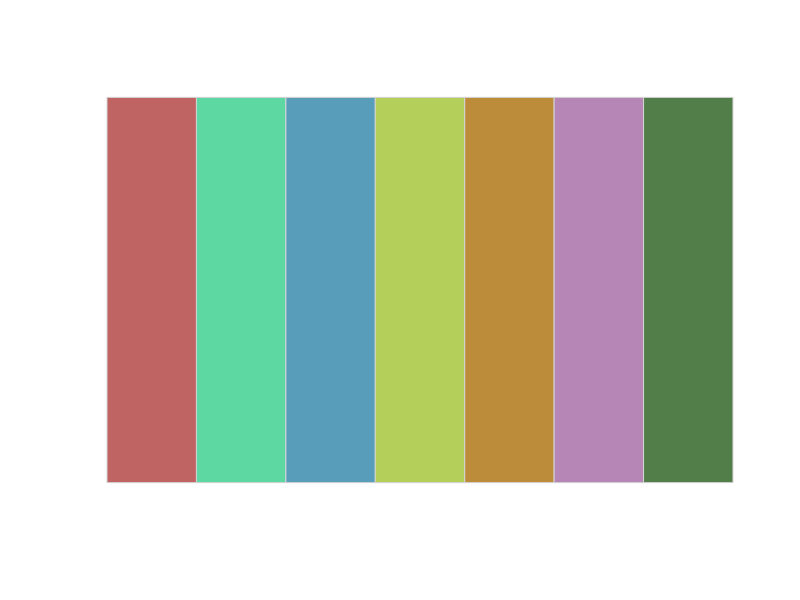

Generate this figure with R: (Note: this script raises an error after producing the figure.)
library(vcd)

pal <- function(col, border = "light gray", ...) {
  n <- length(col)
  plot(0, 0, type = "n", xlim = c(0, 1), ylim = c(0, 1),
       axes = FALSE, xlab = "", ylab = "", ...)
  rect(0:(n-1)/n, 0, 1:n/n, 1, col = col, border = border)
}

pal(c("#BF6363", "#5DD8A3", "#589DB9", "#B4D05A", "#BD8C3B", "#B586B6", "#527E49"))

# qualitative palettes
pal(rainbow_hcl(4, start =  30, end = 300))
pal(rainbow_hcl(4, start =  60, end = 240))
pal(rainbow_hcl(4, start = 270, end = 150))
pal(rainbow_hcl(4, start =  90, end = -30))

# sequential palettes
pal(sequential_hcl(12, c = 0, power = 2.2))
pal(sequential_hcl(12, power = 2.2))
pal(heat_hcl(12, c = c(80, 30), l = c(30, 90), power = c(1/5, 2)))
pal(terrain_hcl(12, c = c(65, 0), l = c(45, 90), power = c(1/2, 1.5)))
pal(heat_hcl(12, h = c(0, -100), l = c(75, 40), c = c(40, 80), power = 1))

# diverging palettes
pal(diverge_hcl(7))
pal(diverge_hcl(7, c = 100, l = c(50, 90), power = 1))
pal(diverge_hcl(7, h = c(130, 43), c = 100, l = c(70, 90)))
pal(diverge_hcl(7, h = c(180, 330), c = 59, l = c(75, 95)))

